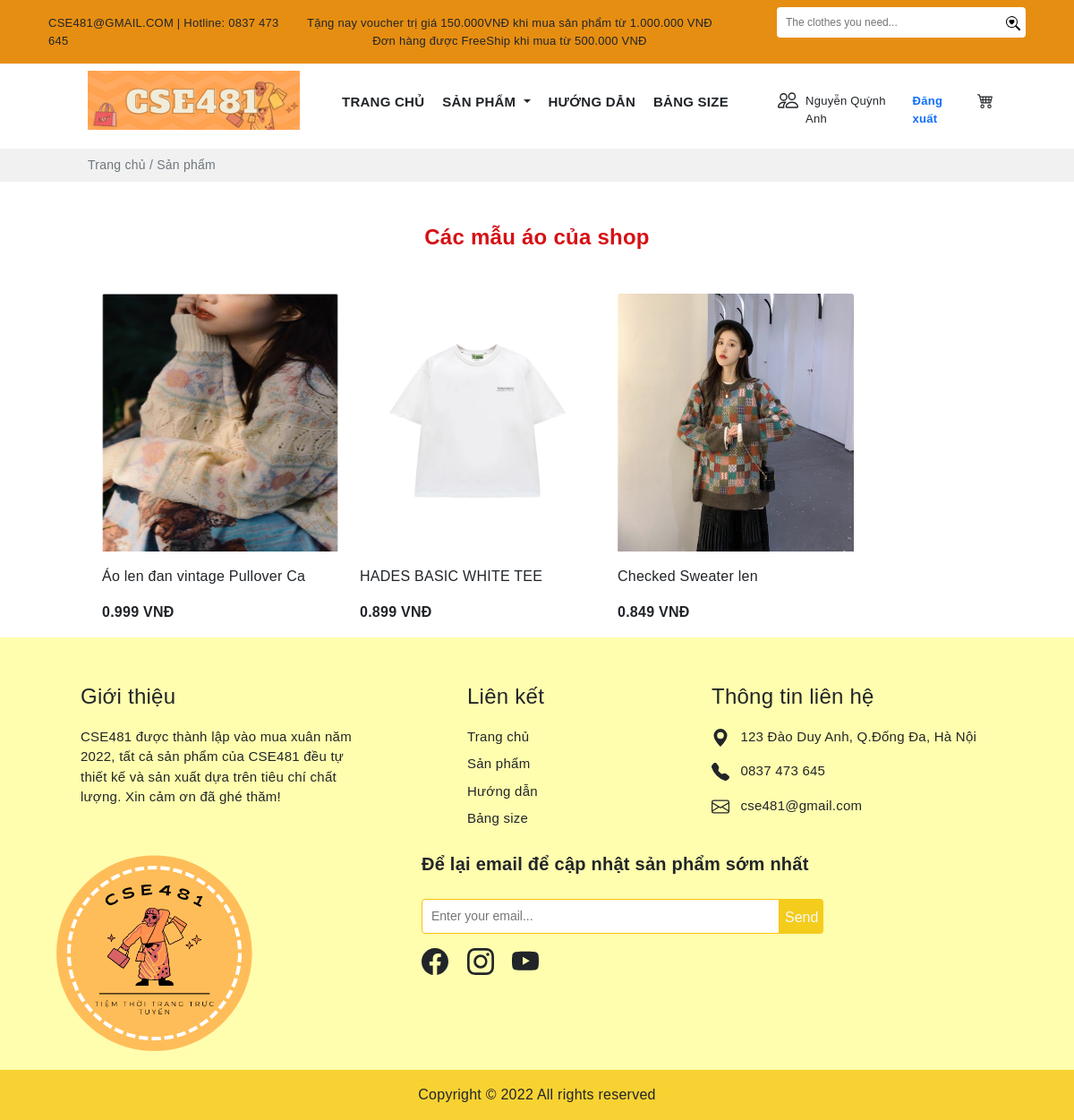
Screenshot of /product/top1.php?id=1 with the database file from the repository.
### tables this page shows
CREATE TABLE `khachhang` (
  `MaK` int(11) NOT NULL,
  `TenK` varchar(100) DEFAULT NULL,
  `Gioitinh` varchar(10) DEFAULT NULL,
  `Ngaysinh` date DEFAULT NULL,
  `Diachi` varchar(100) DEFAULT NULL,
  `SĐT` varchar(10) DEFAULT NULL,
  `email` varchar(30) NOT NULL,
  `matkhau` varchar(50) NOT NULL
);

CREATE TABLE `sanpham` (
  `MaSP` varchar(10) NOT NULL,
  `TenSP` varchar(30) DEFAULT NULL,
  `MaLH` varchar(10) NOT NULL,
  `Giaban` double(3,3) DEFAULT NULL,
  `Gianhap` decimal(18,3) DEFAULT NULL,
  `Tylegiamgia` double(2,2) DEFAULT NULL,
  `Soluong` int(11) DEFAULT NULL,
  `Mota` varchar(500) DEFAULT NULL,
  `Trangthai` varchar(30) DEFAULT NULL,
  `img` varchar(30) DEFAULT NULL,
  `Ngaynhap` date NOT NULL
);

### product/top1.php (the view, shortened to what this page needs)
<?php include('../config/database.php');
?>
<?php
$id =$_GET['id'];
    $sql3 = "SELECT * FROM khachhang, sanpham where khachhang.MaK='$id' ";
    $result3 = mysqli_query($conn,$sql3);
    if(mysqli_num_rows($result3)>0){
        $row = mysqli_fetch_assoc($result3);
        }
    ?>
<!DOCTYPE html>
<html lang="en">
<head>
    <link rel="stylesheet" href="https://cdn.jsdelivr.net/npm/bootstrap-icons@1.7.2/font/bootstrap-icons.css">
    <link href="https://cdn.jsdelivr.net/npm/bootstrap@5.1.3/dist/css/bootstrap.min.css" rel="stylesheet"
>
    <link rel="stylesheet" href="https://cdnjs.cloudflare.com/ajax/libs/OwlCarousel2/2.3.4/assets/owl.carousel.min.css"
 />
    <link rel="stylesheet"
        href="https://cdnjs.cloudflare.com/ajax/libs/OwlCarousel2/2.3.4/assets/owl.theme.default.min.css"
 />
    <link rel="stylesheet" href="../public/style.css">
</head>
<body>
    <div class="header">
        <div class="container-fluid" style="background:#e68e12;">
            <div class="container content">
                <div class="container">
                    <div class="row">
                        <div class="col py-3" style="font-size:13px;">
                            CSE481@GMAIL.COM | Hotline: 0837 473 645
                        </div>
                        <div class="col text-nowrap my-auto" style="font-size:13px;">
                            <p class="mb-0">
                                Tặng nay voucher trị giá 150.000VNĐ khi mua sản phẩm từ 1.000.000 VNĐ
                            </p>
                            <div class="text-center mx-auto">
                                Đơn hàng được FreeShip khi mua từ 500.000 VNĐ
                            </div>
                        </div>
                        <div class="col d-flex justify-content-end">
                            <div class="">
                                <form action="" method="GET">
                                    <div class="pt-2 ms-5 d-flex">
                                        <input class="py-2 rounded-start" type="text"
                                            style="border:none;padding-left: 10px;font-size:12px;width:250px"
                                            name="namesearch" placeholder="The clothes you need...">
                                        <button type="submit" class="border-0 rounded-0 rounded-end bg-white"> </button>
                                    </div>
                                </form>
                            </div>
                        </div>
                    </div>
                </div>
            </div>
        </div>
    </div>
    <section>
        <div class="container">
            <div class="row px-5">
                <div class="col-md-3 ">
                    <img src="img/logo-hcn.png" alt="" class="mt-2 ms-2 img-fluid">
                </div>
                <div class="col-md ps-0 mt-4">
                    <div class="row">
                        <div class="col-md">
                            <ul class="nav justify-content-center">
                                <li class="nav-item fw-bold ">
                                    <a class="nav-link link-dark pe-1" style="font-size:15px" aria-current="page"
                                        href="../index1.php?id=<?php echo $row['email'];?>">TRANG CHỦ</a>
                                </li>
                                <li class="nav-item fw-bold">
                                    <a style="font-size:15px" class="pe-1 nav-link dropdown-toggle link-dark" href="#"
                                        id="navbarDarkDropdownMenuLink" role="button" data-bs-toggle="dropdown"
                                        aria-expanded="false">
                                        SẢN PHẨM
                                    </a>
                                </li>
                                <li class="nav-item fw-bold">
                                    <a class=" pe-1 nav-link link-dark" style="font-size:15px" href="../huongdan1.php?id=<?php echo $row['MaK']; ?>">HƯỚNG DẪN</a>
                                </li>
                                <li class="nav-item fw-bold">
                                    <a class="pe-1 nav-link link-dark" style="font-size:15px"href="../size1.php?id=<?php echo $row['MaK']; ?>">BẢNG SIZE</a>
                                </li>
                            </ul>
                        </div>
                        <div class="col-md-4 mt-1 d-flex">
                            <a href="../user.php?id=<?php echo $row['MaK'];?>" class="text-decoration-none link-dark">
                                <div class="d-flex">
                                    <p class="pt-1" style="font-size:13px"><?php echo $row['TenK']; ?></p>
                                </div>
                            </a>
                            <a href="logout.php" class="text-decoration-none link-dark">
                                <div class="ms-3">
                                    <p class="pt-1 fw-bold link-primary" style="font-size:13px">Đăng xuất</p>
                                </div>
                            </a>
                            <a href="../cart.php?id=<?php echo $row['MaK']?>">
                            </a>
                        </div>
                    </div>
                </div>
            </div>
        </div>
        <div class="mt-2" style="background:#f1f1f1">
            <div class="container">
                <p class="px-5 ms-2 py-2 text-muted" style="font-size:14px">Trang chủ / Sản phẩm</p>
            </div>
        </div>
    </section>
    <section>
        <div class="container">
            <div class="px-5 mt-5">
                <h4 class="mt-3 text-center fw-bold" style="color:#d61114;">
                Các mẫu áo của shop</h4>
                <div class="row d-flex  px-4 mt-5">
                    <?php
                $sql1 = "SELECT *, khachhang.MaK,sanpham.Giaban-(sanpham.Giaban*sanpham.Tylegiamgia) as Giagiam from khachhang,loaihang INNER JOIN sanpham
                ON  loaihang.MaLH=sanpham.MaLH where loaihang.MaLH='LH01' and khachhang.MaK='$id'";
                $res1 = mysqli_query($conn, $sql1);
                $count1 = mysqli_num_rows($res1);
                if($count1>0)
                {
                    while($row=mysqli_fetch_assoc($res1))
                    {
             ?>
                    <div class="card me-0 border-0" style="width: 18rem;">
                        <img src="../img/<?php echo $row['img'];?>" class="img-fluid card-img-top" alt="...">
                        <div class="card-body px-0">
                            <p class="card-text"><?php echo $row['TenSP']; ?></p>
                            <p class="d-inline fw-bold"><?php echo $row['Giagiam']; ?> VNĐ</p>
                        </div>
                    </div>
                    <?php
                    }
                }
                    ?>
                </div>
            </div>
        </div>
    </section>
    <section style="background:#fffeae;">
        <div class="container">
            <div style="font-size:15px" class="row px-5">
                <div class="col-md-4  me-5">
                    <p class="fs-4 mt-5">Giới thiệu</p>
                    <p class="">CSE481 được thành lập vào mua xuân năm
                        2022, tất cả sản phẩm của CSE481 đều tự thiết kế và sản xuất dựa trên tiêu chí chất lượng. Xin
                        cảm ơn đã ghé thăm!</p>
                </div>
                <div class="col-md-3 me-5 ps-5">
                    <p class="fs-4 mt-5">Liên kết</p>
                    <a class="link-dark text-decoration-none" href="">
                        <p class="mb-2">Trang chủ</p>
                    </a>
                    <a class="link-dark text-decoration-none" href="">
                        <p class="mb-2">Sản phẩm</p>
                    </a>
                    <a class="link-dark text-decoration-none" href="">
                        <p class="mb-2">Hướng dẫn</p>
                    </a>
                    <a class="link-dark text-decoration-none" href="">
                        <p class="mb-2">Bảng size</p>
                    </a>
                </div>
                <div class="col-md">
                    <p class="fs-4 mt-5">Thông tin liên hệ</p>
                    <div class="">
                        <svg xmlns="http://www.w3.org/2000/svg" width="20" height="20" fill="currentColor"
                            class="bi bi-geo-alt-fill d-inline" viewBox="0 0 16 16">
                            <path
                                d="M8 16s6-5.686 6-10A6 6 0 0 0 2 6c0 4.314 6 10 6 10zm0-7a3 3 0 1 1 0-6 3 3 0 0 1 0 6z" />
                        </svg>
                        <p class="ms-2 d-inline">123 Đào Duy Anh, Q.Đống Đa, Hà Nội</p>
                    </div>
                    <div class="mt-3">
                        <p class="ms-2 d-inline">0837 473 645</p>
                    </div>
                    <div class="mt-3">
                        <p class="ms-2 d-inline">cse481@gmail.com</p>
                    </div>
                </div>
            </div>
            <div class="row">
                <div class="col-md-3 me-5">
                    <img class="img-fluid" src="../img/1.png" alt="">
                </div>
                <div class="col">
                    <div class="ms-5 mt-3 ps-5">
                        <p class="fs-5 fw-bold">Để lại email để cập nhật sản phẩm sớm nhất</p>
                        <div class="">
                            <form action="" method="GET">
                                <div class="pt-2 d-flex">
                                    <input class="py-2 border border-warning rounded-start" type="text"
                                        style="padding-left: 10px;font-size:14px;width:400px" name=""
                                        placeholder="Enter your email...">
                                    <button type="submit" style="background:#f4cc1c;"
                                        class="border-0 rounded-0 rounded-end link-light">
                                        <p class="mt-1 mb-0">Send</p>
                                    </button>
                                </div>
                            </form>
                        </div>
                        <div class="mt-3">
                            <a href="#" class="me-3 icon link-dark"></a>
                            <a href="#" class="me-3 icon link-dark"></a>
                            <a href="#" class="me-3 icon link-dark"></a>
                        </div>
                    </div>
                </div>
            </div>
        </div>
        <p class="text-center py-3 mb-0" style="background:#f7d232;">Copyright © 2022 All rights reserved</p>
    </section>
</body>
</html>

### public/style.css (style rules this page uses)
body { font-family: 'Trebuchet MS', sans-serif; letter-spacing: 0.25px; }
.card img { width: 288px; height: 288px; }

### rows the page displays
khachhang: TenK "Nguyễn Quỳnh Anh", sanpham.img (picture), sanpham.TenSP "Áo len đan vintage Pullover Ca", Giagiam "0.999", sanpham.TenSP "HADES BASIC WHITE TEE", Giagiam "0.899", sanpham.TenSP "Checked Sweater len", Giagiam "0.849"
